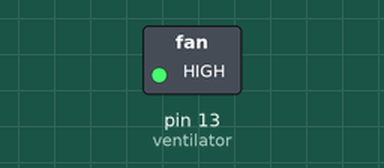
Recording of a sketch running on a simulated Arduino Uno, built with avr-gcc and run on an emulated ATmega328P. Shown: switched loads named in the sketch (green lamp = pin HIGH). Dashed ring = blinking.

Above: at 0.5 s.
Timing chart, 0 to 4.6 s (numbered marks = the images above):
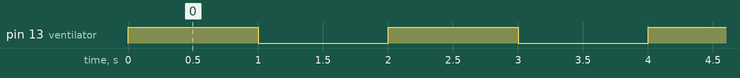

The sketch:

Ventilator.ino
```cpp
int ventilator = 13;

// the setup function runs once when you press reset or power the board
void setup() {
  // initialize digital pin 13 as an output.
  pinMode(ventilator, OUTPUT);
}

// the loop function runs over and over again forever
void loop() {
  digitalWrite(ventilator, HIGH);   // turn the LED on (HIGH is the voltage level)
  delay(1000);              // wait for a second
  digitalWrite(ventilator, LOW);    // turn the LED off by making the voltage LOW
  delay(1000);              // wait for a second
}
```

Measured:
- by itself, pin 13 (ventilator): alternates HIGH for 1.0 s and LOW for 1.0 s
